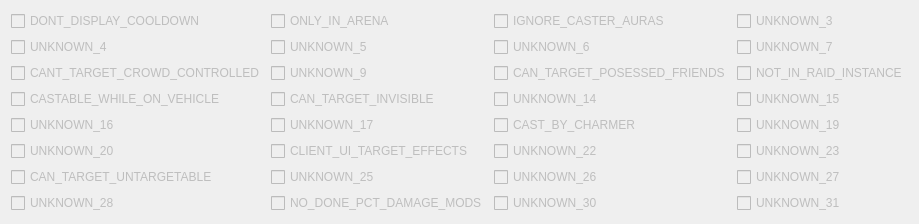
                  <widget class="QWidget" name="attributeExTab6">
                   <attribute name="title">
                    <string>Attributes 6</string>
                   </attribute>
                   <layout class="QGridLayout" name="gridLayout_7">
                    <item row="0" column="0">
                     <widget class="QCheckBox" name="attr_ex_1_box_6">
                      <property name="enabled">
                       <bool>false</bool>
                      </property>
                      <property name="text">
                       <string>DONT_DISPLAY_COOLDOWN</string>
                      </property>
                     </widget>
                    </item>
                    <item row="0" column="1">
                     <widget class="QCheckBox" name="attr_ex_2_box_6">
                      <property name="enabled">
                       <bool>false</bool>
                      </property>
                      <property name="text">
                       <string>ONLY_IN_ARENA</string>
                      </property>
                     </widget>
                    </item>
                    <item row="0" column="2">
                     <widget class="QCheckBox" name="attr_ex_3_box_6">
                      <property name="enabled">
                       <bool>false</bool>
                      </property>
                      <property name="text">
                       <string>IGNORE_CASTER_AURAS</string>
                      </property>
                     </widget>
                    </item>
                    <item row="0" column="3">
                     <widget class="QCheckBox" name="attr_ex_4_box_6">
                      <property name="enabled">
                       <bool>false</bool>
                      </property>
                      <property name="text">
                       <string>UNKNOWN_3</string>
                      </property>
                     </widget>
                    </item>
                    <item row="1" column="0">
                     <widget class="QCheckBox" name="attr_ex_5_box_6">
                      <property name="enabled">
                       <bool>false</bool>
                      </property>
                      <property name="text">
                       <string>UNKNOWN_4</string>
                      </property>
                     </widget>
                    </item>
                    <item row="1" column="1">
                     <widget class="QCheckBox" name="attr_ex_6_box_6">
                      <property name="enabled">
                       <bool>false</bool>
                      </property>
                      <property name="text">
                       <string>UNKNOWN_5</string>
                      </property>
                     </widget>
                    </item>
                    <item row="1" column="2">
                     <widget class="QCheckBox" name="attr_ex_7_box_6">
                      <property name="enabled">
                       <bool>false</bool>
                      </property>
                      <property name="text">
                       <string>UNKNOWN_6</string>
                      </property>
                     </widget>
                    </item>
                    <item row="1" column="3">
                     <widget class="QCheckBox" name="attr_ex_8_box_6">
                      <property name="enabled">
                       <bool>false</bool>
                      </property>
                      <property name="text">
                       <string>UNKNOWN_7</string>
                      </property>
                     </widget>
                    </item>
                    <item row="2" column="0">
                     <widget class="QCheckBox" name="attr_ex_9_box_6">
                      <property name="enabled">
                       <bool>false</bool>
                      </property>
                      <property name="text">
                       <string>CANT_TARGET_CROWD_CONTROLLED</string>
                      </property>
                     </widget>
                    </item>
                    <item row="2" column="1">
                     <widget class="QCheckBox" name="attr_ex_10_box_6">
                      <property name="enabled">
                       <bool>false</bool>
                      </property>
                      <property name="text">
                       <string>UNKNOWN_9</string>
                      </property>
                     </widget>
                    </item>
                    <item row="2" column="2">
                     <widget class="QCheckBox" name="attr_ex_11_box_6">
                      <property name="enabled">
                       <bool>false</bool>
                      </property>
                      <property name="text">
                       <string>CAN_TARGET_POSESSED_FRIENDS</string>
                      </property>
                     </widget>
                    </item>
                    <item row="2" column="3">
                     <widget class="QCheckBox" name="attr_ex_12_box_6">
                      <property name="enabled">
                       <bool>false</bool>
                      </property>
                      <property name="text">
                       <string>NOT_IN_RAID_INSTANCE</string>
                      </property>
                     </widget>
                    </item>
                    <item row="3" column="0">
                     <widget class="QCheckBox" name="attr_ex_13_box_6">
                      <property name="enabled">
                       <bool>false</bool>
                      </property>
                      <property name="text">
                       <string>CASTABLE_WHILE_ON_VEHICLE</string>
                      </property>
                     </widget>
                    </item>
                    <item row="3" column="1">
                     <widget class="QCheckBox" name="attr_ex_14_box_6">
                      <property name="enabled">
                       <bool>false</bool>
                      </property>
                      <property name="text">
                       <string>CAN_TARGET_INVISIBLE</string>
                      </property>
                     </widget>
                    </item>
                    <item row="3" column="2">
                     <widget class="QCheckBox" name="attr_ex_15_box_6">
                      <property name="enabled">
                       <bool>false</bool>
                      </property>
                      <property name="text">
                       <string>UNKNOWN_14</string>
                      </property>
                     </widget>
                    </item>
                    <item row="3" column="3">
                     <widget class="QCheckBox" name="attr_ex_16_box_6">
                      <property name="enabled">
                       <bool>false</bool>
                      </property>
                      <property name="text">
                       <string>UNKNOWN_15</string>
                      </property>
                     </widget>
                    </item>
                    <item row="4" column="0">
                     <widget class="QCheckBox" name="attr_ex_17_box_6">
                      <property name="enabled">
                       <bool>false</bool>
                      </property>
                      <property name="text">
                       <string>UNKNOWN_16</string>
                      </property>
                     </widget>
                    </item>
                    <item row="4" column="1">
                     <widget class="QCheckBox" name="attr_ex_18_box_6">
                      <property name="enabled">
                       <bool>false</bool>
                      </property>
                      <property name="text">
                       <string>UNKNOWN_17</string>
                      </property>
                     </widget>
                    </item>
                    <item row="4" column="2">
                     <widget class="QCheckBox" name="attr_ex_19_box_6">
                      <property name="enabled">
                       <bool>false</bool>
                      </property>
                      <property name="text">
                       <string>CAST_BY_CHARMER</string>
                      </property>
                     </widget>
                    </item>
                    <item row="4" column="3">
                     <widget class="QCheckBox" name="attr_ex_20_box_6">
                      <property name="enabled">
                       <bool>false</bool>
                      </property>
                      <property name="text">
                       <string>UNKNOWN_19</string>
                      </property>
                     </widget>
                    </item>
                    <item row="5" column="0">
                     <widget class="QCheckBox" name="attr_ex_21_box_6">
                      <property name="enabled">
                       <bool>false</bool>
                      </property>
                      <property name="text">
                       <string>UNKNOWN_20</string>
                      </property>
                     </widget>
                    </item>
                    <item row="5" column="1">
                     <widget class="QCheckBox" name="attr_ex_22_box_6">
                      <property name="enabled">
                       <bool>false</bool>
                      </property>
                      <property name="text">
                       <string>CLIENT_UI_TARGET_EFFECTS</string>
                      </property>
                     </widget>
                    </item>
                    <item row="5" column="2">
                     <widget class="QCheckBox" name="attr_ex_23_box_6">
                      <property name="enabled">
                       <bool>false</bool>
                      </property>
                      <property name="text">
                       <string>UNKNOWN_22</string>
                      </property>
                     </widget>
                    </item>
                    <item row="5" column="3">
                     <widget class="QCheckBox" name="attr_ex_24_box_6">
                      <property name="enabled">
                       <bool>false</bool>
                      </property>
                      <property name="text">
                       <string>UNKNOWN_23</string>
                      </property>
                     </widget>
                    </item>
                    <item row="6" column="0">
                     <widget class="QCheckBox" name="attr_ex_25_box_6">
                      <property name="enabled">
                       <bool>false</bool>
                      </property>
                      <property name="text">
                       <string>CAN_TARGET_UNTARGETABLE</string>
                      </property>
                     </widget>
                    </item>
                    <item row="6" column="1">
                     <widget class="QCheckBox" name="attr_ex_26_box_6">
                      <property name="enabled">
                       <bool>false</bool>
                      </property>
                      <property name="text">
                       <string>UNKNOWN_25</string>
                      </property>
                     </widget>
                    </item>
                    <item row="6" column="2">
                     <widget class="QCheckBox" name="attr_ex_27_box_6">
                      <property name="enabled">
                       <bool>false</bool>
                      </property>
                      <property name="text">
                       <string>UNKNOWN_26</string>
                      </property>
                     </widget>
                    </item>
                    <item row="6" column="3">
                     <widget class="QCheckBox" name="attr_ex_28_box_6">
                      <property name="enabled">
                       <bool>false</bool>
                      </property>
                      <property name="text">
                       <string>UNKNOWN_27</string>
                      </property>
                     </widget>
                    </item>
                    <item row="7" column="0">
                     <widget class="QCheckBox" name="attr_ex_29_box_6">
                      <property name="enabled">
                       <bool>false</bool>
                      </property>
                      <property name="text">
                       <string>UNKNOWN_28</string>
                      </property>
                     </widget>
                    </item>
                    <item row="7" column="1">
                     <widget class="QCheckBox" name="attr_ex_30_box_6">
                      <property name="enabled">
                       <bool>false</bool>
                      </property>
                      <property name="text">
                       <string>NO_DONE_PCT_DAMAGE_MODS</string>
                      </property>
                     </widget>
                    </item>
                    <item row="7" column="2">
                     <widget class="QCheckBox" name="attr_ex_31_box_6">
                      <property name="enabled">
                       <bool>false</bool>
                      </property>
                      <property name="text">
                       <string>UNKNOWN_30</string>
                      </property>
                     </widget>
                    </item>
                    <item row="7" column="3">
                     <widget class="QCheckBox" name="attr_ex_32_box_6">
                      <property name="enabled">
                       <bool>false</bool>
                      </property>
                      <property name="text">
                       <string>UNKNOWN_31</string>
                      </property>
                     </widget>
                    </item>
                   </layout>
                  </widget>
